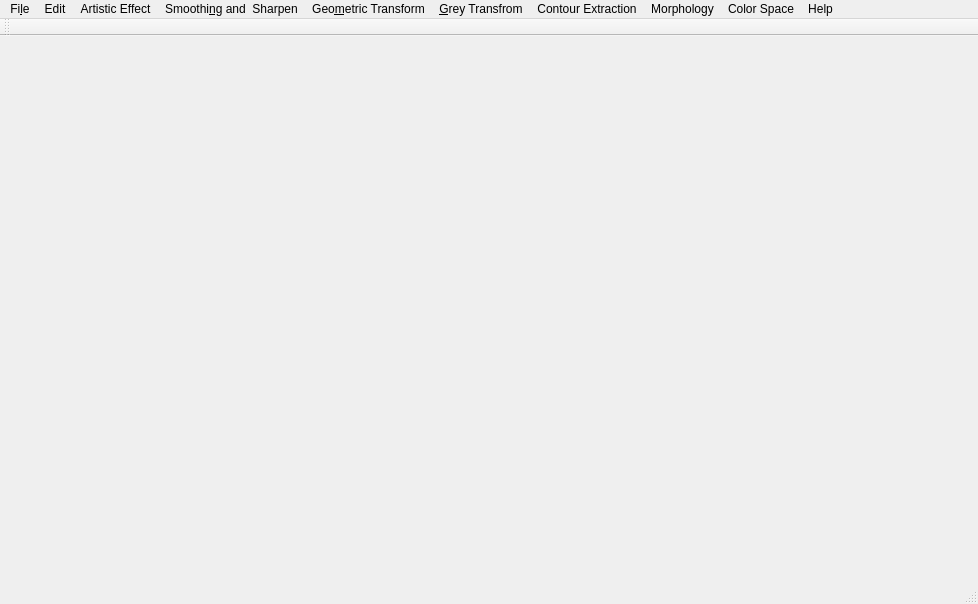
<?xml version="1.0" encoding="UTF-8"?>
<ui version="4.0">
 <class>MainWindow</class>
 <widget class="QMainWindow" name="MainWindow">
  <property name="geometry">
   <rect>
    <x>0</x>
    <y>0</y>
    <width>978</width>
    <height>604</height>
   </rect>
  </property>
  <property name="windowTitle">
   <string>ImageQt</string>
  </property>
  <property name="windowIcon">
   <iconset>
    <normaloff>:/img/src/logo_2.png</normaloff>:/img/src/logo_2.png</iconset>
  </property>
  <widget class="QWidget" name="centralwidget">
   <layout class="QVBoxLayout" name="verticalLayout_2">
    <item>
     <layout class="QVBoxLayout" name="verticalLayout">
      <item>
       <layout class="QHBoxLayout" name="horizontalLayout_4">
        <item>
         <widget class="GraphicsView" name="leftGraphicsView" native="true"/>
        </item>
        <item>
         <widget class="GraphicsView" name="rightGraphicsView" native="true"/>
        </item>
       </layout>
      </item>
     </layout>
    </item>
   </layout>
  </widget>
  <widget class="QStatusBar" name="statusBar"/>
  <widget class="QMenuBar" name="menuBar">
   <property name="geometry">
    <rect>
     <x>0</x>
     <y>0</y>
     <width>978</width>
     <height>26</height>
    </rect>
   </property>
   <widget class="QMenu" name="menuFile">
    <property name="title">
     <string>Fi&amp;le</string>
    </property>
    <addaction name="actionOpen"/>
    <addaction name="actionClose"/>
    <addaction name="actionSave"/>
    <addaction name="actionSave_As"/>
    <addaction name="separator"/>
    <addaction name="actionExit"/>
   </widget>
   <widget class="QMenu" name="menuEdit">
    <property name="title">
     <string>Edit</string>
    </property>
    <addaction name="actionRestore"/>
    <addaction name="actionHistogram"/>
    <addaction name="actionGrayscale"/>
    <addaction name="actionAdjust_brightness"/>
   </widget>
   <widget class="QMenu" name="menuHelp">
    <property name="title">
     <string>Help</string>
    </property>
    <widget class="QMenu" name="menuLanguage">
     <property name="title">
      <string>&amp;Language</string>
     </property>
     <addaction name="actionChinese"/>
     <addaction name="actionEnglish"/>
    </widget>
    <addaction name="actionAbout"/>
    <addaction name="menuLanguage"/>
   </widget>
   <widget class="QMenu" name="menuGrey_Transfrom">
    <property name="title">
     <string>&amp;Grey Transfrom</string>
    </property>
    <addaction name="actionLinear_level_transformation"/>
    <addaction name="actionPower_transformation"/>
    <addaction name="actionLogarithm_grey_level_transformation"/>
    <addaction name="actionExp_transfrom"/>
    <addaction name="actionTwo_thresholds_transform"/>
    <addaction name="actionStretch_transformation"/>
    <addaction name="separator"/>
    <addaction name="actionBinaryzation"/>
   </widget>
   <widget class="QMenu" name="menuGeometric">
    <property name="title">
     <string>Geo&amp;metric Transform</string>
    </property>
    <widget class="QMenu" name="menuRotate_2">
     <property name="title">
      <string>&amp;Rotate</string>
     </property>
     <addaction name="actionLeft"/>
     <addaction name="actionRight"/>
    </widget>
    <widget class="QMenu" name="menuFlip_2">
     <property name="title">
      <string>&amp;Flip</string>
     </property>
     <addaction name="actionHorizontal"/>
     <addaction name="actionVertical"/>
    </widget>
    <addaction name="menuRotate_2"/>
    <addaction name="zoomAction"/>
    <addaction name="menuFlip_2"/>
   </widget>
   <widget class="QMenu" name="menuArtistic_Effect">
    <property name="title">
     <string>Artistic Effect</string>
    </property>
    <widget class="QMenu" name="menuFrame">
     <property name="title">
      <string>&amp;Frame</string>
     </property>
     <addaction name="actionMovie_frame"/>
     <addaction name="actionClassic_frame"/>
     <addaction name="actionFlower_frame"/>
    </widget>
    <widget class="QMenu" name="menuTexture">
     <property name="title">
      <string>&amp;Texture</string>
     </property>
     <addaction name="actionMetal"/>
    </widget>
    <widget class="QMenu" name="menuTemperature">
     <property name="title">
      <string>T&amp;emperature</string>
     </property>
     <property name="icon">
      <iconset>
       <normaloff>:/img/src/temperature_72px.png</normaloff>:/img/src/temperature_72px.png</iconset>
     </property>
     <addaction name="actionCool"/>
     <addaction name="actionWarm"/>
    </widget>
    <addaction name="menuFrame"/>
    <addaction name="menuTexture"/>
    <addaction name="menuTemperature"/>
   </widget>
   <widget class="QMenu" name="menuBlur">
    <property name="title">
     <string>Smoothi&amp;ng and  Sharpen</string>
    </property>
    <addaction name="actionSimple"/>
    <addaction name="actionGauss"/>
    <addaction name="separator"/>
    <addaction name="actionMeida_Filter"/>
    <addaction name="separator"/>
    <addaction name="actionLaplace"/>
   </widget>
   <widget class="QMenu" name="menuContour_extraction">
    <property name="title">
     <string>Contour Extraction</string>
    </property>
    <addaction name="actionContour_extraction"/>
    <addaction name="actionEdge_following"/>
    <addaction name="separator"/>
    <addaction name="actionPrewitt"/>
    <addaction name="actionSobel"/>
   </widget>
   <widget class="QMenu" name="menuMorphology">
    <property name="title">
     <string>Morphology</string>
    </property>
    <addaction name="actionDilate"/>
    <addaction name="actionExpansion"/>
    <addaction name="actionOpening"/>
    <addaction name="actionClosing"/>
    <addaction name="actionThinning"/>
   </widget>
   <widget class="QMenu" name="menuColor_Space">
    <property name="title">
     <string>Color Space</string>
    </property>
    <addaction name="actionRGB2HSV"/>
    <addaction name="actionRGB2HSL"/>
    <addaction name="actionRGB2Cmyk"/>
   </widget>
   <addaction name="menuFile"/>
   <addaction name="menuEdit"/>
   <addaction name="menuArtistic_Effect"/>
   <addaction name="menuBlur"/>
   <addaction name="menuGeometric"/>
   <addaction name="menuGrey_Transfrom"/>
   <addaction name="menuContour_extraction"/>
   <addaction name="menuMorphology"/>
   <addaction name="menuColor_Space"/>
   <addaction name="menuHelp"/>
  </widget>
  <widget class="QToolBar" name="toolBar">
   <property name="windowTitle">
    <string>toolBar</string>
   </property>
   <attribute name="toolBarArea">
    <enum>TopToolBarArea</enum>
   </attribute>
   <attribute name="toolBarBreak">
    <bool>false</bool>
   </attribute>
  </widget>
  <action name="actionOpen">
   <property name="icon">
    <iconset>
     <normaloff>:/img/src/Open_folder_full_48px_1186194_easyicon.net.png</normaloff>:/img/src/Open_folder_full_48px_1186194_easyicon.net.png</iconset>
   </property>
   <property name="text">
    <string>&amp;Open...</string>
   </property>
   <property name="shortcut">
    <string>Ctrl+O</string>
   </property>
  </action>
  <action name="actionClose">
   <property name="icon">
    <iconset>
     <normaloff>:/img/src/clear_gtk_72px_43338_easyicon.net.png</normaloff>:/img/src/clear_gtk_72px_43338_easyicon.net.png</iconset>
   </property>
   <property name="text">
    <string>&amp;Close</string>
   </property>
  </action>
  <action name="actionSave">
   <property name="icon">
    <iconset>
     <normaloff>:/img/src/save.svg</normaloff>:/img/src/save.svg</iconset>
   </property>
   <property name="text">
    <string>&amp;Save...</string>
   </property>
   <property name="shortcut">
    <string>Ctrl+S</string>
   </property>
  </action>
  <action name="actionSave_As">
   <property name="text">
    <string>Sa&amp;ve As...</string>
   </property>
  </action>
  <action name="actionExit">
   <property name="text">
    <string>&amp;Exit</string>
   </property>
   <property name="shortcut">
    <string>Ctrl+Q</string>
   </property>
  </action>
  <action name="actionAbout">
   <property name="icon">
    <iconset>
     <normaloff>:/img/src/avatar-default.png</normaloff>:/img/src/avatar-default.png</iconset>
   </property>
   <property name="text">
    <string>&amp;About</string>
   </property>
  </action>
  <action name="actionNormal">
   <property name="text">
    <string>Normal</string>
   </property>
  </action>
  <action name="actionAdjust">
   <property name="text">
    <string>Adjust</string>
   </property>
  </action>
  <action name="actionRestore">
   <property name="icon">
    <iconset>
     <normaloff>:/img/src/restore.png</normaloff>:/img/src/restore.png</iconset>
   </property>
   <property name="text">
    <string>R&amp;estore</string>
   </property>
  </action>
  <action name="actionLeft">
   <property name="icon">
    <iconset>
     <normaloff>:/img/src/left.png</normaloff>:/img/src/left.png</iconset>
   </property>
   <property name="text">
    <string>&amp;Left</string>
   </property>
  </action>
  <action name="actionRight">
   <property name="icon">
    <iconset>
     <normaloff>:/img/src/right.png</normaloff>:/img/src/right.png</iconset>
   </property>
   <property name="text">
    <string>&amp;Right</string>
   </property>
  </action>
  <action name="zoomAction">
   <property name="icon">
    <iconset>
     <normaloff>:/img/src/zoom.png</normaloff>:/img/src/zoom.png</iconset>
   </property>
   <property name="text">
    <string>&amp;Zoom</string>
   </property>
  </action>
  <action name="actionGrayscale">
   <property name="text">
    <string>G&amp;rayscale</string>
   </property>
  </action>
  <action name="actionWarm">
   <property name="text">
    <string>&amp;Warm</string>
   </property>
  </action>
  <action name="actionCool">
   <property name="text">
    <string>&amp;Cool</string>
   </property>
  </action>
  <action name="actionMovie_frame">
   <property name="text">
    <string>&amp;Movie frame</string>
   </property>
  </action>
  <action name="actionClassic_frame">
   <property name="text">
    <string>&amp;Classic frame</string>
   </property>
  </action>
  <action name="actionFlower_frame">
   <property name="text">
    <string>&amp;Flower frame</string>
   </property>
  </action>
  <action name="actionMetal">
   <property name="text">
    <string>&amp;Metal</string>
   </property>
  </action>
  <action name="actionAdjust_brightness">
   <property name="icon">
    <iconset>
     <normaloff>:/img/src/brightness.svg</normaloff>:/img/src/brightness.svg</iconset>
   </property>
   <property name="text">
    <string>&amp;Adjust brightness</string>
   </property>
  </action>
  <action name="actionChinese">
   <property name="icon">
    <iconset>
     <normaloff>:/img/src/chinese.png</normaloff>:/img/src/chinese.png</iconset>
   </property>
   <property name="text">
    <string>&amp;Chinese</string>
   </property>
  </action>
  <action name="actionEnglish">
   <property name="icon">
    <iconset>
     <normaloff>:/img/src/english.png</normaloff>:/img/src/english.png</iconset>
   </property>
   <property name="text">
    <string>&amp;English</string>
   </property>
  </action>
  <action name="actionHorizontal">
   <property name="icon">
    <iconset>
     <normaloff>:/img/src/horizontal.png</normaloff>:/img/src/horizontal.png</iconset>
   </property>
   <property name="text">
    <string>&amp;Horizontal</string>
   </property>
  </action>
  <action name="actionVertical">
   <property name="icon">
    <iconset>
     <normaloff>:/img/src/vertical.png</normaloff>:/img/src/vertical.png</iconset>
   </property>
   <property name="text">
    <string>&amp;Vertical</string>
   </property>
  </action>
  <action name="actionHistogram">
   <property name="icon">
    <iconset>
     <normaloff>:/img/src/histogram.png</normaloff>:/img/src/histogram.png</iconset>
   </property>
   <property name="text">
    <string>&amp;Histogram</string>
   </property>
  </action>
  <action name="actionLinear_level_transformation">
   <property name="icon">
    <iconset>
     <normaloff>:/img/src/line_graphic_72p.png</normaloff>:/img/src/line_graphic_72p.png</iconset>
   </property>
   <property name="text">
    <string>&amp;Linear transform</string>
   </property>
  </action>
  <action name="actionLogarithm_grey_level_transformation">
   <property name="text">
    <string>L&amp;ogarithm transform</string>
   </property>
  </action>
  <action name="actionPower_transformation">
   <property name="text">
    <string>&amp;Power transform</string>
   </property>
  </action>
  <action name="actionExp_transfrom">
   <property name="icon">
    <iconset>
     <normaloff>:/img/src/Line_Chart_72px.png</normaloff>:/img/src/Line_Chart_72px.png</iconset>
   </property>
   <property name="text">
    <string>&amp;Exp transfrom</string>
   </property>
  </action>
  <action name="actionTwo_thresholds_transform">
   <property name="text">
    <string>&amp;Two thresholds transform</string>
   </property>
  </action>
  <action name="actionStretch_transformation">
   <property name="text">
    <string>&amp;Stretch transformation</string>
   </property>
  </action>
  <action name="actionSimple">
   <property name="text">
    <string>&amp;Simple</string>
   </property>
  </action>
  <action name="actionGauss">
   <property name="icon">
    <iconset>
     <normaloff>:/img/src/blur_on_72px.png</normaloff>:/img/src/blur_on_72px.png</iconset>
   </property>
   <property name="text">
    <string>&amp;Gauss</string>
   </property>
  </action>
  <action name="actionMeida_Filter">
   <property name="text">
    <string>Meida Filter</string>
   </property>
  </action>
  <action name="actionLaplace">
   <property name="text">
    <string>Laplace</string>
   </property>
  </action>
  <action name="actionSobel">
   <property name="text">
    <string>Sobel</string>
   </property>
  </action>
  <action name="actionBinaryzation">
   <property name="text">
    <string>Binaryzation</string>
   </property>
  </action>
  <action name="actionPrewitt">
   <property name="text">
    <string>Prewitt</string>
   </property>
  </action>
  <action name="actionContour_extraction">
   <property name="text">
    <string>Contour extraction</string>
   </property>
  </action>
  <action name="actionEdge_following">
   <property name="text">
    <string>Edge following</string>
   </property>
  </action>
  <action name="actionArea">
   <property name="text">
    <string>Area</string>
   </property>
  </action>
  <action name="actionCircumference">
   <property name="text">
    <string>Circumference</string>
   </property>
  </action>
  <action name="actionConnected_domain">
   <property name="text">
    <string>Connected domain</string>
   </property>
  </action>
  <action name="actionDilate">
   <property name="text">
    <string>Dilate</string>
   </property>
  </action>
  <action name="actionExpansion">
   <property name="text">
    <string>Expansion</string>
   </property>
  </action>
  <action name="actionOpening">
   <property name="text">
    <string>Opening</string>
   </property>
  </action>
  <action name="actionClosing">
   <property name="text">
    <string>Closing</string>
   </property>
  </action>
  <action name="actionThinning">
   <property name="text">
    <string>Thinning</string>
   </property>
  </action>
  <action name="actionRGB2HSV">
   <property name="text">
    <string>RGB2HSV</string>
   </property>
  </action>
  <action name="actionEqualization">
   <property name="text">
    <string>Equalization</string>
   </property>
  </action>
  <action name="actionRGB2HSL">
   <property name="text">
    <string>RGB2HSL</string>
   </property>
  </action>
  <action name="actionRGB2Cmyk">
   <property name="text">
    <string>RGB2Cmyk</string>
   </property>
  </action>
 </widget>
 <layoutdefault spacing="6" margin="11"/>
 <customwidgets>
  <customwidget>
   <class>GraphicsView</class>
   <extends>QWidget</extends>
   <header>graphicsview.h</header>
  </customwidget>
 </customwidgets>
 <resources/>
 <connections/>
</ui>
